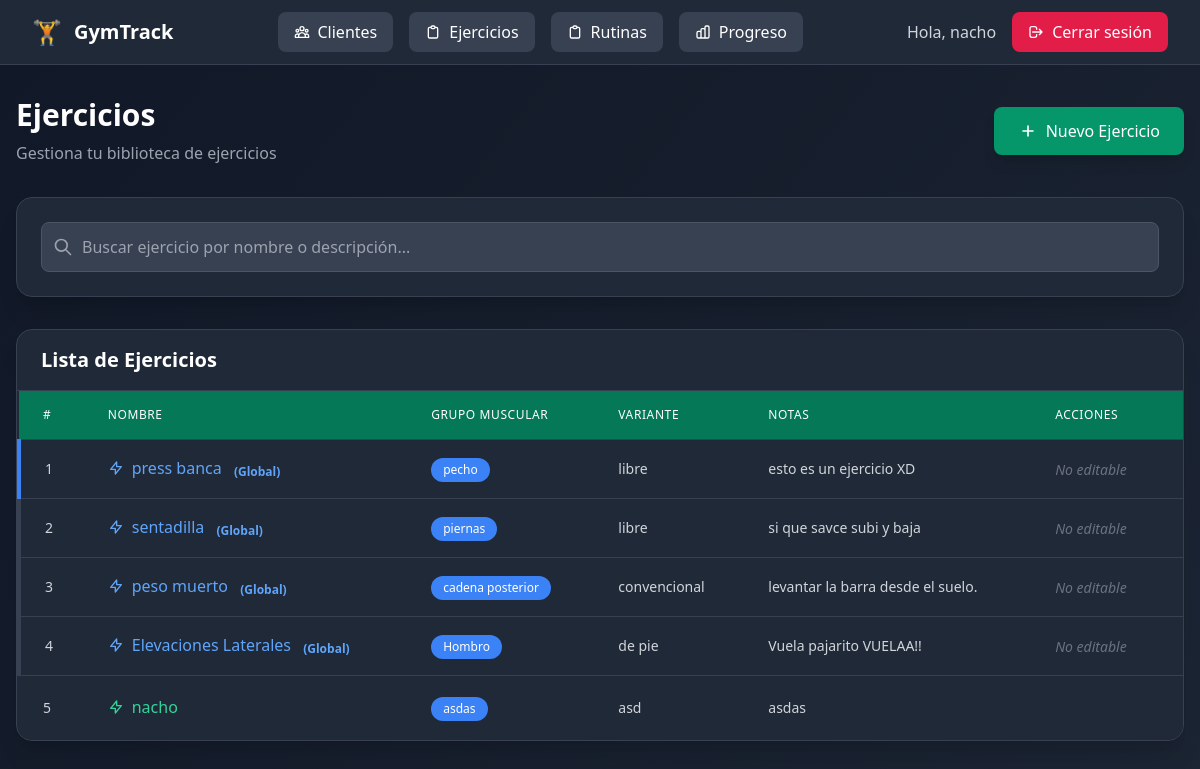
Screenshot of /ejercicio (signed in) with the database file from the repository.
### usuarios/models.py (models this page shows, shortened)
class Usuario(AbstractUser):
    ROLES = [
        ("admin", "Administrador"),
        ("entrenador", "Entrenador"),
        ("cliente", "Cliente"),
    ]
    rol = models.CharField(max_length=20, choices=ROLES, default="cliente")

### ejercicios/models.py (models this page shows, shortened)
class Ejercicio(models.Model):
    VISIBILIDAD_OPCIONES = [
        ('privado', 'Privado'),
        ('global', 'Global'),
    ]
    nombre = models.CharField(max_length=100)
    descripcion = models.TextField()
    grupo_muscular = models.CharField(max_length=100)
    variante = models.CharField(max_length=100, blank=True)
    usuario = models.ForeignKey(settings.AUTH_USER_MODEL, on_delete=models.CASCADE, related_name="ejercicios")
    visibilidad = models.CharField(
        max_length=10,
        choices=VISIBILIDAD_OPCIONES,
        default='privado'  # 👈 por defecto será solo visible para su creador
    )

### ejercicios/views.py (the view)
# urls.py: path("", EjercicioListaView.as_view(), name="lista"),
class EjercicioListaView(LoginRequiredMixin, ListView):
    model = Ejercicio
    template_name = "ejercicios/lista.html"
    context_object_name = "ejercicios"
    def get_queryset(self):
        user = self.request.user
        return Ejercicio.objects.filter(models.Q(visibilidad='global') | models.Q(usuario=user))

### ejercicios/templates/ejercicios/lista.html (shortened to what this page needs)
{% extends "base.html" %}
{% block content %}
<div class="min-h-screen bg-gradient-to-br from-gray-900 to-gray-800 py-8 px-4">
  <div class="max-w-7xl mx-auto">
    <div class="flex flex-col sm:flex-row justify-between items-start sm:items-center mb-8 gap-4">
      <div>
        <h1 class="text-3xl font-bold text-white mb-2">Ejercicios</h1>
        <p class="text-gray-400">Gestiona tu biblioteca de ejercicios</p>
      </div>
      <a href="{% url 'ejercicios:crear' %}" class="inline-flex items-center px-6 py-3 bg-emerald-600 hover:bg-emerald-500 text-white font-medium rounded-lg transition-colors shadow-lg">
        <svg class="w-5 h-5 mr-2" fill="none" stroke="currentColor" viewBox="0 0 24 24">
          <path stroke-linecap="round" stroke-linejoin="round" stroke-width="2" d="M12 6v6m0 0v6m0-6h6m-6 0H6"></path>
        </svg>
        Nuevo Ejercicio
      </a>
    </div>
    <div class="bg-gray-800 rounded-2xl shadow-xl border border-gray-700 p-6 mb-8">
      <div class="relative">
        <div class="absolute inset-y-0 left-0 pl-3 flex items-center pointer-events-none">
        </div>
        <input
          type="text"
          id="buscadorEjercicios"
          class="block w-full pl-10 pr-4 py-3 bg-gray-700 border border-gray-600 rounded-lg text-white placeholder-gray-400 focus:outline-none focus:ring-2 focus:ring-emerald-500 focus:border-transparent"
          placeholder="Buscar ejercicio por nombre o descripción..."
        />
      </div>
    </div>
    <div class="bg-gray-800 rounded-2xl shadow-xl border border-gray-700 overflow-hidden">
      <div class="px-6 py-4 border-b border-gray-700">
        <h2 class="text-xl font-bold text-white">Lista de Ejercicios</h2>
      </div>
      <div class="overflow-x-auto">
        <table class="min-w-full divide-y divide-gray-700">
          <thead class="bg-emerald-700">
            <tr>
              <th class="px-6 py-4 text-left text-xs font-medium text-white uppercase tracking-wider">#</th>
              <th class="px-6 py-4 text-left text-xs font-medium text-white uppercase tracking-wider">Nombre</th>
              <th class="px-6 py-4 text-left text-xs font-medium text-white uppercase tracking-wider">Grupo Muscular</th>
              <th class="px-6 py-4 text-left text-xs font-medium text-white uppercase tracking-wider">Variante</th>
              <th class="px-6 py-4 text-left text-xs font-medium text-white uppercase tracking-wider">Notas</th>
              <th class="px-6 py-4 text-left text-xs font-medium text-white uppercase tracking-wider">Acciones</th>
            </tr>
          </thead>
          <tbody class="bg-gray-800 divide-y divide-gray-700" id="tablaEjercicios">
            {% for ejercicio in ejercicios %}
            <tr class="hover:bg-gray-750 transition-colors group {% if ejercicio.visibilidad == 'global' %}border-l-4 border-blue-500 bg-gray-850{% endif %}">
              <td class="px-6 py-4 whitespace-nowrap text-sm font-medium text-gray-300">
                {{ forloop.counter }}
              </td>
              <td class="px-6 py-4 whitespace-nowrap">
                <a href="{% url 'ejercicios:detalle' ejercicio.pk %}" class="inline-flex items-center {% if ejercicio.visibilidad == 'global' %}text-blue-400 hover:text-blue-300{% else %}text-emerald-400 hover:text-emerald-300{% endif %} font-medium transition-colors">
                  <svg class="w-4 h-4 mr-2" fill="none" stroke="currentColor" viewBox="0 0 24 24">
                    <path stroke-linecap="round" stroke-linejoin="round" stroke-width="2" d="M13 10V3L4 14h7v7l9-11h-7z"></path>
                  </svg>
                  {{ ejercicio.nombre }}
                </a>
                {% if ejercicio.visibilidad == 'global' %}
                  <span class="ml-2 text-xs text-blue-400 font-semibold">(Global)</span>
                {% endif %}
              </td>
              <td class="px-6 py-4 whitespace-nowrap">
                <span class="inline-flex items-center px-3 py-1 rounded-full text-xs font-medium bg-blue-500 text-white">
                  {{ ejercicio.grupo_muscular }}
                </span>
              </td>
              <td class="px-6 py-4 whitespace-nowrap text-sm text-gray-300">
                {{ ejercicio.variante|default:"-" }}
              </td>
              <td class="px-6 py-4">
                <div class="text-sm text-gray-300 max-w-xs">
                  {{ ejercicio.descripcion|truncatechars:60|default:"-" }}
                </div>
              </td>
              <td class="px-6 py-4 whitespace-nowrap">
                {% if ejercicio.visibilidad != 'global' %}
                <div class="flex space-x-2 opacity-0 group-hover:opacity-100 transition-opacity">
                  <a href="{% url 'ejercicios:editar' ejercicio.pk %}" class="inline-flex items-center px-3 py-2 bg-amber-600 hover:bg-amber-500 text-white text-sm font-medium rounded-lg transition-colors" title="Editar ejercicio">
                    <svg class="w-4 h-4" fill="none" stroke="currentColor" viewBox="0 0 24 24">
                      <path stroke-linecap="round" stroke-linejoin="round" stroke-width="2" d="M11 5H6a2 2 0 00-2 2v11a2 2 0 002 2h11a2 2 0 002-2v-5m-1.414-9.414a2 2 0 112.828 2.828L11.828 15H9v-2.828l8.586-8.586z"></path>
                    </svg>
                  </a>
                  <a href="{% url 'ejercicios:eliminar' ejercicio.pk %}" class="inline-flex items-center px-3 py-2 bg-rose-600 hover:bg-rose-500 text-white text-sm font-medium rounded-lg transition-colors" title="Eliminar ejercicio">
                    <svg class="w-4 h-4" fill="none" stroke="currentColor" viewBox="0 0 24 24">
                      <path stroke-linecap="round" stroke-linejoin="round" stroke-width="2" d="M19 7l-.867 12.142A2 2 0 0116.138 21H7.862a2 2 0 01-1.995-1.858L5 7m5 4v6m4-6v6m1-10V4a1 1 0 00-1-1h-4a1 1 0 00-1 1v3M4 7h16"></path>
                    </svg>
                  </a>
                </div>
                {% else %}
                <span class="text-gray-500 text-sm italic">No editable</span>
                {% endif %}
              </td>
            </tr>
            {% endfor %}
          </tbody>
        </table>
      </div>
    </div>
  </div>
</div>
{% endblock %}

### templates/base.html (shortened to what this page needs)
<!DOCTYPE html>
<html lang="es">
  <head>
    <script src="https://cdn.tailwindcss.com"></script>
  </head>
  <body class="bg-gradient-to-br from-gray-900 to-gray-800 min-h-screen">
    <nav class="bg-gray-800 border-b border-gray-700 shadow-lg">
      <div class="max-w-7xl mx-auto px-4 sm:px-6 lg:px-8">
        <div class="flex justify-between items-center h-16">
          <div class="flex items-center">
            <a href="/" class="flex items-center space-x-3 text-xl font-bold text-white hover:text-emerald-400 transition-colors">
              <span class="text-2xl">🏋️</span>
              <span class="hidden sm:inline">GymTrack</span>
            </a>
          </div>
          <div class="hidden md:flex items-center space-x-4">
            <a href="{% url 'clientes:lista' %}" class="inline-flex items-center px-4 py-2 bg-gray-700 hover:bg-gray-600 text-white font-medium rounded-lg transition-colors">
              Clientes
            </a>
            <a href="{% url 'ejercicios:lista' %}" class="inline-flex items-center px-4 py-2 bg-gray-700 hover:bg-gray-600 text-white font-medium rounded-lg transition-colors">
              <svg class="w-4 h-4 mr-2" fill="none" stroke="currentColor" viewBox="0 0 24 24">
                <path stroke-linecap="round" stroke-linejoin="round" stroke-width="2" d="M9 5H7a2 2 0 00-2 2v12a2 2 0 002 2h10a2 2 0 002-2V7a2 2 0 00-2-2h-2M9 5a2 2 0 002 2h2a2 2 0 002-2M9 5a2 2 0 012-2h2a2 2 0 012 2"></path>
              </svg>
              Ejercicios
            </a>
            <a href="{% url 'rutinas:lista' %}" class="inline-flex items-center px-4 py-2 bg-gray-700 hover:bg-gray-600 text-white font-medium rounded-lg transition-colors">
              <svg class="w-4 h-4 mr-2" fill="none" stroke="currentColor" viewBox="0 0 24 24">
                <path stroke-linecap="round" stroke-linejoin="round" stroke-width="2" d="M9 5H7a2 2 0 00-2 2v12a2 2 0 002 2h10a2 2 0 002-2V7a2 2 0 00-2-2h-2M9 5a2 2 0 002 2h2a2 2 0 002-2M9 5a2 2 0 012-2h2a2 2 0 012 2"></path>
              </svg>
              Rutinas
            </a>
            <a href="{% url 'progreso:index' %}" class="inline-flex items-center px-4 py-2 bg-gray-700 hover:bg-gray-600 text-white font-medium rounded-lg transition-colors">
              Progreso
            </a>
          </div>
          <div class="hidden md:flex items-center space-x-4">
            {% if user.is_authenticated %}
              <span class="text-gray-300 font-medium">Hola, {{ user.username }}</span>
              <a href="{% url 'usuarios:logout' %}" class="inline-flex items-center px-4 py-2 bg-rose-600 hover:bg-rose-500 text-white font-medium rounded-lg transition-colors">
                <svg class="w-4 h-4 mr-2" fill="none" stroke="currentColor" viewBox="0 0 24 24">
                  <path stroke-linecap="round" stroke-linejoin="round" stroke-width="2" d="M17 16l4-4m0 0l-4-4m4 4H7m6 4v1a3 3 0 01-3 3H6a3 3 0 01-3-3V7a3 3 0 013-3h4a3 3 0 013 3v1"></path>
                </svg>
                Cerrar sesión
              </a>
            {% endif %}
          </div>
        </div>
      </div>
    </nav>
    <main class="flex-1">
      {% block content %}{% endblock %}
    </main>
  </body>
</html>

### rows the page displays
Usuario: username "nacho"
Ejercicio: nombre "press banca", visibilidad "(Global)", grupo_muscular "pecho", variante "libre", descripcion "esto es un ejercicio XD"
Ejercicio: nombre "sentadilla", visibilidad "(Global)", grupo_muscular "piernas", variante "libre", descripcion "si que savce subi y baja"
Ejercicio: nombre "peso muerto", visibilidad "(Global)", grupo_muscular "cadena posterior", variante "convencional", descripcion "levantar la barra desde el suelo."
Ejercicio: nombre "Elevaciones Laterales", visibilidad "(Global)", grupo_muscular "Hombro", variante "de pie", descripcion "Vuela pajarito VUELAA!!"
Ejercicio: nombre "nacho", grupo_muscular "asdas", variante "asd", descripcion "asdas"
